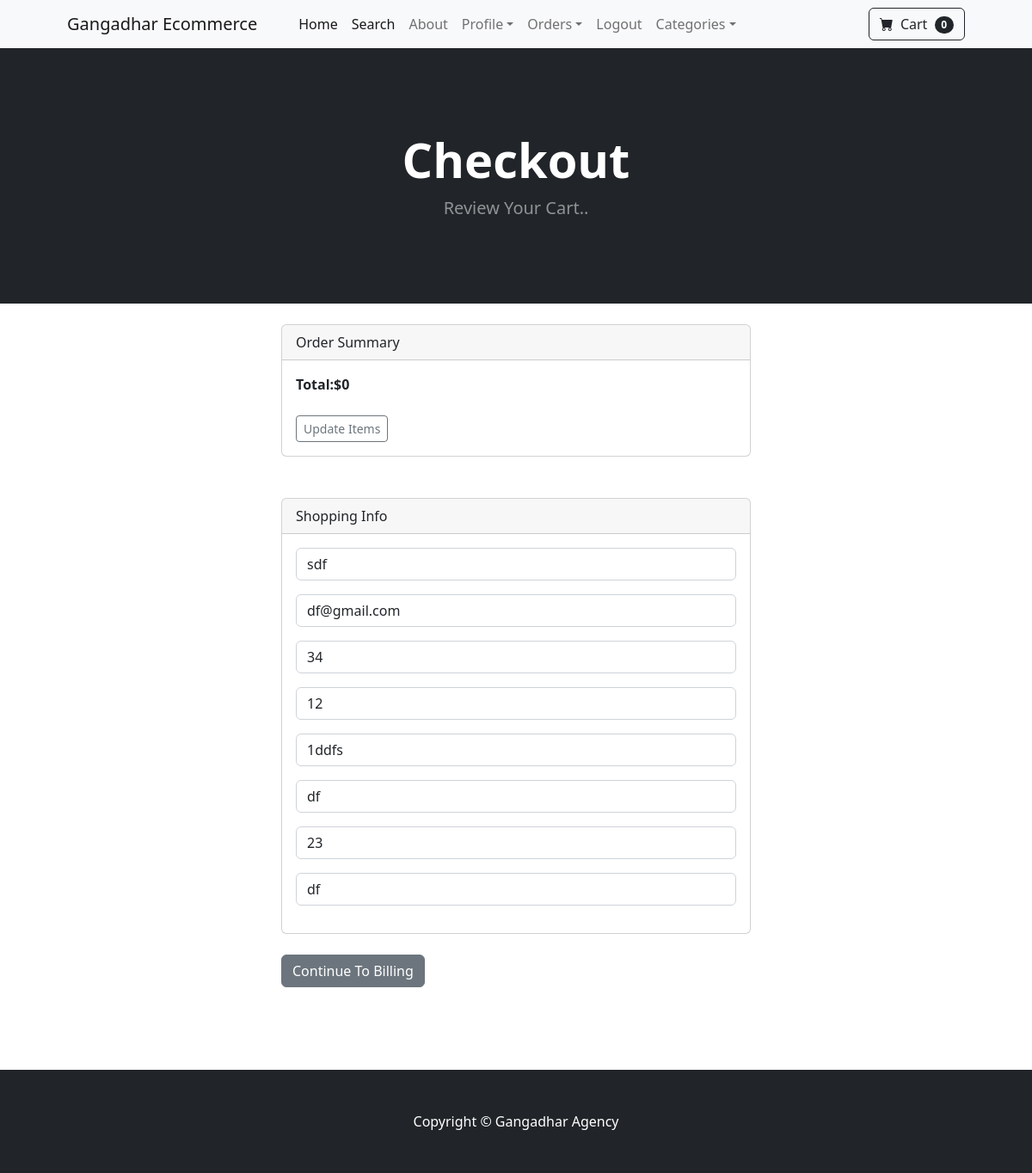
Page /payment/checkout (signed in) on the committed database.
### payment/models.py (models this page shows, shortened)
class ShippingAddress(models.Model):
    user=models.ForeignKey(User,on_delete=models.CASCADE,null=True,blank=True)
    shipping_full_name=models.CharField(max_length=255)
    shipping_email=models.CharField(max_length=255)
    shipping_address1=models.CharField(max_length=255)
    shipping_address2=models.CharField(max_length=255)
    shipping_city=models.CharField(max_length=255)
    shipping_state=models.CharField(max_length=255,null=True,blank=True)
    shipping_zipcode=models.CharField(max_length=255,null=True,blank=True)
    shipping_country=models.CharField(max_length=255)
    class Meta:
        verbose_name_plural="Shipping Address"

### payment/views.py (the view)
# urls.py: path('checkout',views.checkout,name='checkout'),
def checkout(request):
    cart=Cart(request)
    cart_products=cart.get_prods
    quantities=cart.get_quants
    totals=cart.cart_total()
    if request.user.is_authenticated:
        shipping_user = ShippingAddress.objects.filter(user=request.user).first()
        shipping_form = ShippingForm(request.POST or None, instance=shipping_user)
        return render(request,"payment/checkout.html",{"cart_products":cart_products,"quantities":quantities,'totals':totals,"shipping_form":shipping_form})
    else:
        shipping_form = ShippingForm(request.POST or None)
        return render(request,"payment/checkout.html",{"cart_products":cart_products,"quantities":quantities,'totals':totals,"shipping_form":shipping_form})

### cart/cart.py (called while the page is built, shortened)
    def cart_total(self):
        product_ids=self.cart.keys()
        products=Product.objects.filter(id__in=product_ids)
        quantities=self.cart
        total=0
        return total

    def __len__(self):
        return len(self.cart)

    def get_prods(self):
        product_ids=self.cart.keys()
        products=Product.objects.filter(id__in=product_ids)
        return products

### cart/context_processors.py (called while the page is built)
def cart(request):
    return {'cart':Cart(request)}

### payment/templates/payment/checkout.html (shortened to what this page needs)
{% extends 'base.html' %}
{% block content %}
        <header class="bg-dark py-5">
            <div class="container px-4 px-lg-5 my-5">
                <div class="text-center text-white">
                    <h1 class="display-4 fw-bolder">Checkout</h1>
                    <p class="lead fw-normal text-white-50 mb-0">Review Your Cart..</p>
                </div>
            </div>
        </header>
        <br>
        <div class="container">
            <div class="row">
                <div class="col-md-6 offset-md-3">
                    <div class="card">
                        <div class="card-header">
                            Order Summary
                        </div>
                        <div class="card-body">
                           <strong>Total:${{totals}}</strong>
                           <br/><br/>
                           <a href="{% url 'cart_summary' %}" class="btn btn-sm btn-outline-secondary">Update Items</a>
                        </div>
                    </div>
                    <br/><br/>
                    <div class="card">
                        <div class="card-header">
                          Shopping Info
                        </div>
                        <div class="card-body">
                          {{ shipping_form.as_p }}
                      </div>
                </div>
                <br/>
                  <a href="#" class="btn btn-secondary">Continue To Billing</a>
                </div>
                    </div>
                    </div>
<br/><br/>
<br/><br/>
   {% endblock %}

### rows in the picture
ShippingAddress: shipping_full_name "sdf", shipping_email "df@gmail.com", shipping_address1 "34", shipping_address2 "12", shipping_city "1ddfs", shipping_state "df", shipping_zipcode "23", shipping_country "df"

### other values in the picture
{{ cart|length }} "0"
{{ totals }} "0"
